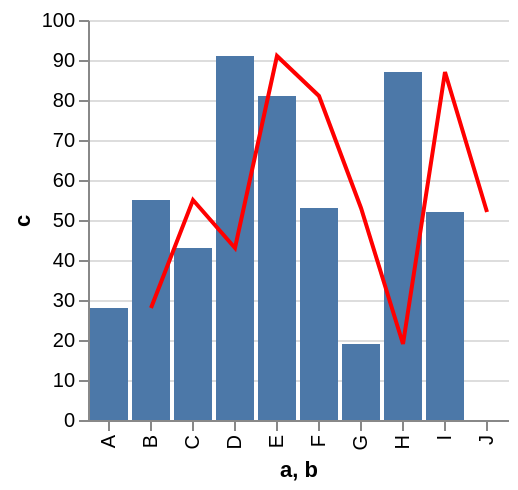

Source (Vega-Lite JSON):
### Vega specification from a JSON file in a GitHub repository (floating-point values rounded to 4 significant figures)
{"$schema": "https://vega.github.io/schema/vega/v3.0.json", "autosize": "pad", "padding": 5, "encode": {"update": {"fill": {"value": "transparent"}}}, "data": [{"name": "source_0", "values": [{"a": "A", "b": "B", "c": 28}, {"a": "B", "b": "C", "c": 55}, {"a": "C", "b": "D", "c": 43}, {"a": "D", "b": "E", "c": 91}, {"a": "E", "b": "F", "c": 81}, {"a": "F", "b": "G", "c": 53}, {"a": "G", "b": "H", "c": 19}, {"a": "H", "b": "I", "c": 87}, {"a": "I", "b": "J", "c": 52}]}, {"name": "data_1", "source": "source_0", "transform": [{"type": "formula", "expr": "toNumber(datum[\"c\"])", "as": "c"}, {"type": "filter", "expr": "datum[\"c\"] !== null && !isNaN(datum[\"c\"])"}]}, {"name": "data_2", "source": "source_0", "transform": [{"type": "formula", "expr": "toNumber(datum[\"c\"])", "as": "c"}, {"type": "filter", "expr": "datum[\"c\"] !== null && !isNaN(datum[\"c\"])"}, {"type": "collect", "sort": {"field": "b", "order": "descending"}}]}], "signals": [{"name": "width", "update": "bandspace(domain('x').length, 0.1, 0.05) * 21"}, {"name": "height", "update": "200"}], "marks": [{"name": "layer_0_marks", "type": "rect", "role": "bar", "from": {"data": "data_1"}, "encode": {"update": {"x": {"scale": "x", "field": "a"}, "width": {"scale": "x", "band": true}, "y": {"scale": "y", "field": "c"}, "y2": {"scale": "y", "value": 0}, "fill": {"value": "#4c78a8"}}}, "clip": true}, {"name": "layer_1_marks", "type": "line", "from": {"data": "data_2"}, "encode": {"update": {"x": {"scale": "x", "field": "b", "band": 0.5}, "y": {"scale": "y", "field": "c"}, "stroke": {"value": "red"}}}, "clip": true}], "scales": [{"name": "x", "type": "band", "domain": {"fields": [{"data": "data_1", "field": "a"}, {"data": "data_2", "field": "b"}], "sort": true}, "range": {"step": 21}, "round": true, "paddingInner": 0.1, "paddingOuter": 0.05}, {"name": "y", "type": "linear", "domain": {"fields": [{"data": "data_1", "field": "c"}, {"data": "data_2", "field": "c"}], "sort": true}, "range": [200, 0], "round": true, "nice": true, "zero": true}], "axes": [{"scale": "x", "orient": "bottom", "tickCount": 5, "title": "a, b", "zindex": 1, "encode": {"labels": {"update": {"angle": {"value": 270}, "align": {"value": "right"}, "baseline": {"value": "middle"}}}}}, {"scale": "y", "orient": "left", "title": "c", "zindex": 1}, {"scale": "y", "domain": false, "grid": true, "labels": false, "orient": "left", "ticks": false, "zindex": 0, "gridScale": "x"}]}
